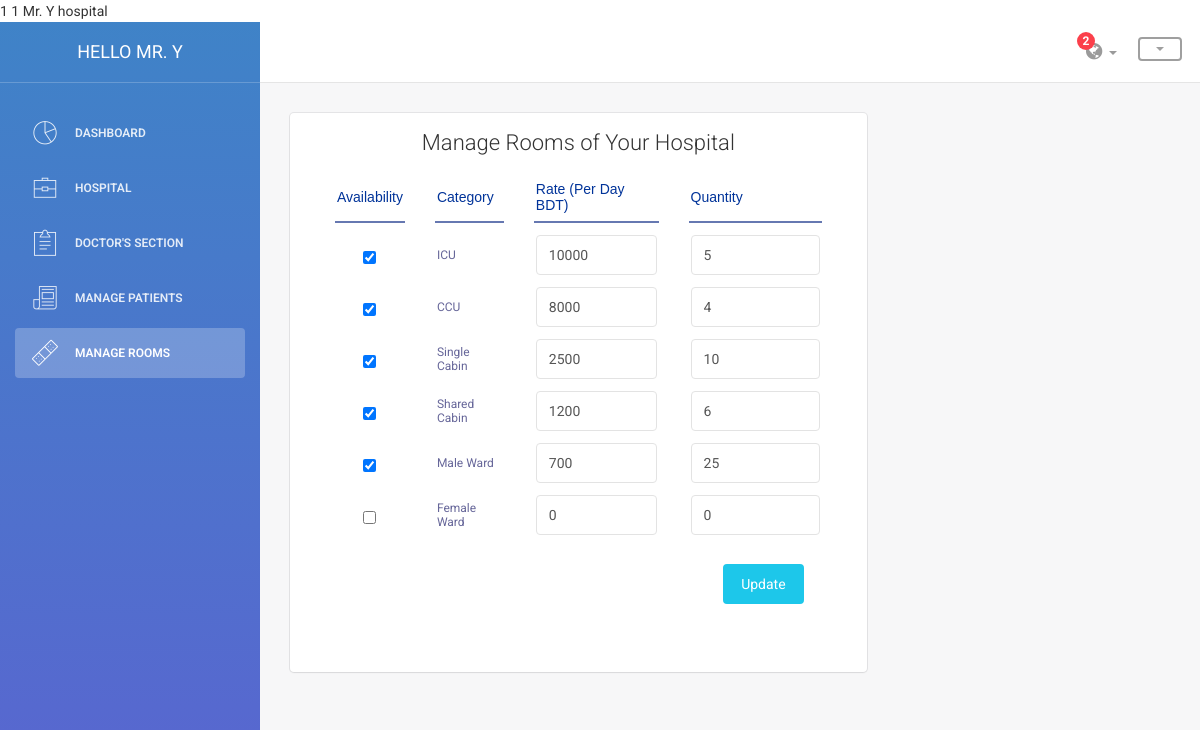
The app's page /public/admin/hospital/room_section.php (signed in) with its own data.
### tables this page shows
CREATE TABLE hospitals_room (
  hospital_id INT(11) NOT NULL,
  icu_aval VARCHAR(10) DEFAULT 'no',
  icu_quantity SMALLINT(6) DEFAULT 0,
  icu_rate SMALLINT(6) DEFAULT NULL,
  ccu_aval VARCHAR(10) DEFAULT 'no',
  ccu_quantity SMALLINT(6) DEFAULT 0,
  ccu_rate SMALLINT(6) DEFAULT NULL,
  single_aval VARCHAR(10) DEFAULT 'no',
  single_quantity SMALLINT(6) DEFAULT 0,
  single_rate SMALLINT(6) DEFAULT NULL,
  share_aval VARCHAR(10) DEFAULT 'no',
  share_quantity SMALLINT(6) DEFAULT 0,
  share_rate SMALLINT(6) DEFAULT NULL,
  male_ward_aval VARCHAR(10) DEFAULT 'no',
  male_ward_quantity SMALLINT(6) DEFAULT 0,
  male_ward_rate SMALLINT(6) DEFAULT NULL,
  female_ward_aval VARCHAR(10) DEFAULT 'no',
  female_ward_quantity SMALLINT(6) DEFAULT 0,
  female_ward_rate SMALLINT(6) DEFAULT NULL,
  icu_remaining SMALLINT(6) DEFAULT 0,
  ccu_remaining SMALLINT(6) DEFAULT 0,
  single_remaining SMALLINT(6) DEFAULT 0,
  share_remaining SMALLINT(6) DEFAULT 0,
  male_ward_remaining SMALLINT(6) DEFAULT 0,
  female_ward_remaining SMALLINT(6) DEFAULT 0,
  CONSTRAINT FK_hospitals_room_hospital_hospital_id FOREIGN KEY (hospital_id)
    REFERENCES hospital(hospital_id) ON DELETE RESTRICT ON UPDATE RESTRICT
);

### public/admin/hospital/room_section.php (the view, shortened to what this page needs)
<?php
echo $_SESSION['org_id'] . " " . $_SESSION['admin_id'] . " " . $_SESSION['admin_name'] . " " . $_SESSION['owner'];
$current_file = basename($_SERVER['PHP_SELF']);
include('header.php');
include('../../../includes/db_connection.php');
$org_id=(int)$_SESSION['org_id'];
$sql="SELECT
icu_aval,
icu_quantity,
icu_rate,
ccu_aval,
ccu_quantity,
ccu_rate,
single_aval,
single_quantity,
single_rate,
share_aval,
share_quantity,
share_rate,
male_ward_aval,
male_ward_quantity,
male_ward_rate,
female_ward_aval,
female_ward_quantity,
female_ward_rate
FROM hospitals_room
WHERE hospital_id={$org_id}";
$result=mysqli_query($connection,$sql);
$row=mysqli_fetch_assoc($result);
?>
<div class="content">
<div class="container-fluid">
<div class="row">
<div class="col-md-8">
<div class="card">
    <div class="header">
        <h4 class="title" style="text-align: center">Manage Rooms of Your Hospital</h4>
    </div>
    <div class="content">
        <form method="post" id="room">
                <div class="table-responsive">
                <table id="ver-minimalist">
                    <thead>
                    <tr>
                        <th>Availability</th>
                        <th>Category</th>
                        <th>Rate (Per Day BDT)</th>
                        <th>Quantity</th>
                    </tr>
                    </thead>
                    <tbody>
                    <tr>
                        <td style="text-align: center"><input type="checkbox" id="icu_check"
                                                              name="icu_check" <?php if($row['icu_aval']=="yes") echo "checked"  ?> ></td>
                        <td>ICU</td>
                        <td><input type="text" class="form-control" id="icu_rate" name="icu_rate" value="<?php echo $row['icu_rate']?>" ></td>
                        <td><input type="number" min="0" class="form-control" placeholder="no.of icu"
                                   value="<?php echo $row['icu_quantity']?>" id="icu_quantity" name="icu_quantity" ></td>
                    </tr>
                    <tr>
                        <td style="text-align: center"><input
                                type="checkbox" id="ccu_check" name="ccu_check" <?php if($row['ccu_aval']=="yes") echo "checked"  ?> ></td>
                        <td>CCU</td>
                        <td><input type="text" class="form-control" id="ccu_rate" name="ccu_rate" value="<?php echo $row['ccu_rate']?>"></td>
                        <td><input type="number" min="0" class="form-control" placeholder="no.of ccu"
                                   value="<?php echo $row['ccu_quantity'] ?>" id="ccu_quantity" name="ccu_quantity" ></td>
                    </tr>
                    <tr>
                        <td style="text-align: center"><input type="checkbox" <?php if($row['single_aval']=="yes") echo "checked"  ?>
                                                              id="single_check" name="single_check" ></td>
                        <td>Single Cabin</td>
                        <td><input type="text" class="form-control" id="single_rate" name="single_rate" value="<?php echo $row['single_rate']?>"></td>
                        <td><input type="number" min="0" class="form-control" placeholder="no.of single"
                                   value='<?php echo $row['single_quantity']?>' id="single_quantity" name="single_quantity" ></td>
                    </tr>
                    <tr>
                        <td style="text-align: center"><input type="checkbox"
                                <?php if($row['share_aval']=="yes") echo "checked" ?> id="share_check" name="share_check" ></td>
                        <td>Shared Cabin</td>
                        <td><input type="text" class="form-control" id="share_rate" name="share_rate" value="<?php echo $row['share_rate'] ?>"></td>
                        <td><input type="number" min="0" class="form-control" placeholder="no.of share"
                                   value='<?php echo $row['share_quantity'] ?>' id="share_quantity" name="share_quantity" ></td>
                    </tr>
                    <tr>
                        <td style="text-align: center"><input type="checkbox" <?php if($row['male_ward_aval']=="yes") echo "checked"  ?>
                                                              id="male_ward_check" name="male_ward_check" ></td>
                        <td>Male Ward</td>
                        <td><input type="text" class="form-control" id="male_ward_rate" name="male_ward_rate" value="<?php echo $row['male_ward_rate'] ?>" ></td>
                        <td><input type="number" min="0" class="form-control" placeholder="no.of male_ward"
                                   value='<?php echo $row['male_ward_quantity'] ?>' id="male_ward_quantity" name="male_ward_quantity" ></td>
                    </tr>
                    <tr>
                        <td style="text-align: center"><input type="checkbox" <?php if($row['female_ward_aval']=="yes") echo "checked"  ?>
                                                              id="female_ward_check" name="female_ward_check" ></td>
                        <td>Female Ward</td>
                        <td><input type="text" class="form-control" id="female_ward_rate" name="female_ward_rate" value="<?php echo $row['female_ward_rate'] ?>" ></td>
                        <td><input type="number" min="0" class="form-control" placeholder="no.of female_ward"
                                   value='<?php echo $row['female_ward_quantity'] ?>' id="female_ward_quantity" name="female_ward_quantity" ></td>
                    </tr>
                    </tbody>
                </table>
                </div>
            <br>
            <div class="row">
                <div class="col-lg-1"></div>
                <div class="col-md-8">
                </div>
                <div class="col-md-2">
                    <button type="submit" class="btn btn-info btn-fill pull-right">Update</button>
                </div>
            </div>
        </form>
    </div>
</div>
</div>
</div>
</div>
</div>
</div>

### public/admin/hospital/header.php (shortened to what this page needs)
<html lang="en">
<head>
    <link href="assets/css/bootstrap.min.css" rel="stylesheet" />
    <link href="assets/css/animate.min.css" rel="stylesheet"/>
    <link href="assets/css/light-bootstrap-dashboard.css" rel="stylesheet"/>
    <link href="assets/css/table.css" rel="stylesheet">
    <link href="assets/css/animation.css" rel="stylesheet">
    <link href="assets/css/demo.css" rel="stylesheet" />
    <link href="http://maxcdn.bootstrapcdn.com/font-awesome/4.2.0/css/font-awesome.min.css" rel="stylesheet">
    <link href="assets/css/pe-icon-7-stroke.css" rel="stylesheet" />
    <link href="assets/css/custom.css" rel="stylesheet"/>
</head>
<body>
<div class="wrapper">
    <div class="sidebar" data-color="blue" data-image="assets/img/sidebar-5.jpg">
        <div class="sidebar-wrapper">
            <div class="logo">
                <a href="" class="simple-text">
                    Hello  <?php echo $_SESSION['admin_name'] ?>
                </a>
            </div>
            <ul class="nav">
                <li class="<?php if($current_file=="dashboard.php") echo "active" ?>">
                    <a href="dashboard.php">
                        <i class="pe-7s-graph"></i>
                        <p>Dashboard</p>
                    </a>
                </li>
                <li class="<?php if($current_file=="hospital_section.php") echo "active" ?>">
                    <a href="hospital_section.php">
                        <i class="pe-7s-portfolio"></i>
                        <p>Hospital</p>
                    </a>
                </li>
                <li class="<?php if($current_file=="doctor_section.php") echo "active" ?>">
                    <a href="doctor_section.php">
                        <i class="pe-7s-note2"></i>
                        <p>Doctor's section</p>
                    </a>
                </li>
                <li class="<?php if($current_file=="patient_section.php") echo "active" ?>">
                    <a href="patient_section.php">
                        <i class="pe-7s-news-paper"></i>
                        <p>Manage patients</p>
                    </a>
                </li>
                <li class="<?php if($current_file=="room_section.php") echo "active" ?>">
                    <a href="room_section.php">
                        <i class="pe-7s-bandaid"></i>
                        <p>Manage rooms</p>
                    </a>
                </li>
            </ul>
        </div>
    </div>
    <div class="main-panel">
<?php
include 'uppernav.php';
?>

### public/admin/hospital/uppernav.php (shortened to what this page needs)
<nav class="navbar navbar-default navbar-fixed">
    <div class="container-fluid">
        <div class="collapse navbar-collapse">
            <ul class="nav navbar-nav navbar-right">
                  <ul class="nav navbar-nav navbar-left">
                          <li>
                          <a href="#" class="dropdown-toggle" data-toggle="dropdown">
                          </a>
                      </li>
                  </ul>
              <li class="dropdown">
                  <a href="#" class="dropdown-toggle" data-toggle="dropdown">
                      <i class="fa fa-globe"></i>
                      <b class="caret"></b>
                      <span class="notification">2</span>
                  </a>
                  </li>
                <li class="dropdown">
                    <a href="#" class="dropdown-toggle btn" style="color:blue"  data-toggle="dropdown">
                        <b class="caret"></b>
                    </a>
                </li>
            </ul>
        </div>
    </div>
</nav>

### public/admin/hospital/assets/css/table.css (style rules this page uses)
body { line-height: 1.6em; }
#ver-minimalist { font-family: "Lucida Sans Unicode", "Lucida Grande", Sans-Serif; font-size: 12px; margin: 0px; width: 100%; text-align: left; border-collapse: collapse; }
#ver-minimalist th { padding: 8px 2px; font-weight: normal; font-size: 14px; border-bottom: 2px solid #6678b1; border-right: 30px solid #fff; border-left: 30px solid #fff; color: #039; }
#ver-minimalist td { padding: 12px 2px 0px 2px; border-right: 30px solid #fff; border-left: 30px solid #fff; color: #669; }

### public/admin/hospital/assets/css/animation.css (style rules this page uses)
body { margin: 0px; width: 100%; }

### records on screen
hospitals_room: icu_aval "☑", icu_rate "10000", icu_quantity "5", ccu_aval "☑", ccu_rate "8000", ccu_quantity "4", single_aval "☑", single_rate "2500", single_quantity "10", share_aval "☑", share_rate "1200", share_quantity "6", male_ward_aval "☑", male_ward_rate "700", male_ward_quantity "25", female_ward_rate "0", female_ward_quantity "0"

### other values on screen
$_SESSION['admin_id'] "1"
$_SESSION['admin_name'] "Mr. Y"
$_SESSION['owner'] "hospital"
$_SESSION['admin_name'] "MR. Y"
